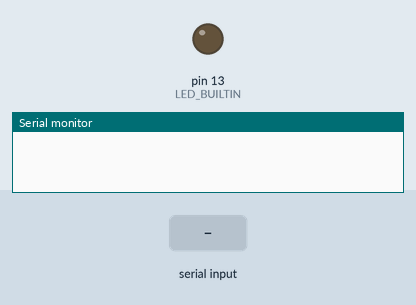
This sketch was run on a simulated Arduino Uno, built with avr-gcc and run on an emulated ATmega328P. On the bench: output pins drawn as LEDs (lit = HIGH), the last lines printed to the serial monitor. The test bench sets the inputs (shaded band).

Above: at 1.2 s.
1.3 s: "led on\n" received over Serial
At 2.5 s:
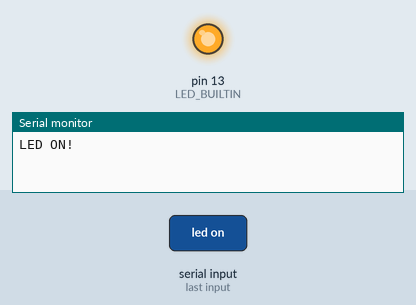
2.8 s: "led off\n" received over Serial
At 3.9 s:
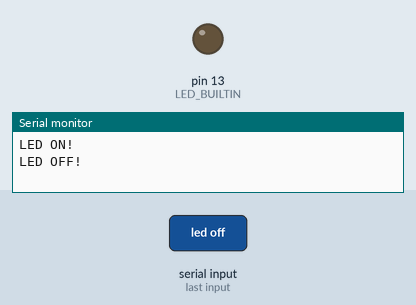
Timing chart, 0 to 5.8 s (numbered marks = the images above; inputs shaded):
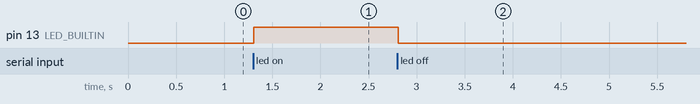

Measured:
- after the input at 1.3 s, pin 13 (LED_BUILTIN): LOW → HIGH at once
- after the input at 2.8 s, pin 13 (LED_BUILTIN): HIGH → LOW at once

The sketch:

RT00000006.ino
```cpp
String palavra;
int ledstate = 0;

void setup()
{
  pinMode(LED_BUILTIN, OUTPUT);
  Serial.begin(9600);
}

void loop()
{
  while(Serial.available() == 0);
  palavra = Serial.readStringUntil('\n');
  if (palavra == "led on"){
    ledstate = 1;
  }
  if (palavra == "led off"){
    ledstate = 0;
  }
  if (ledstate == 1){
    digitalWrite(LED_BUILTIN, HIGH);
    Serial.println("LED ON!");
  }
  else{
    digitalWrite(LED_BUILTIN, LOW);
    Serial.println("LED OFF!");
  }
}
```
